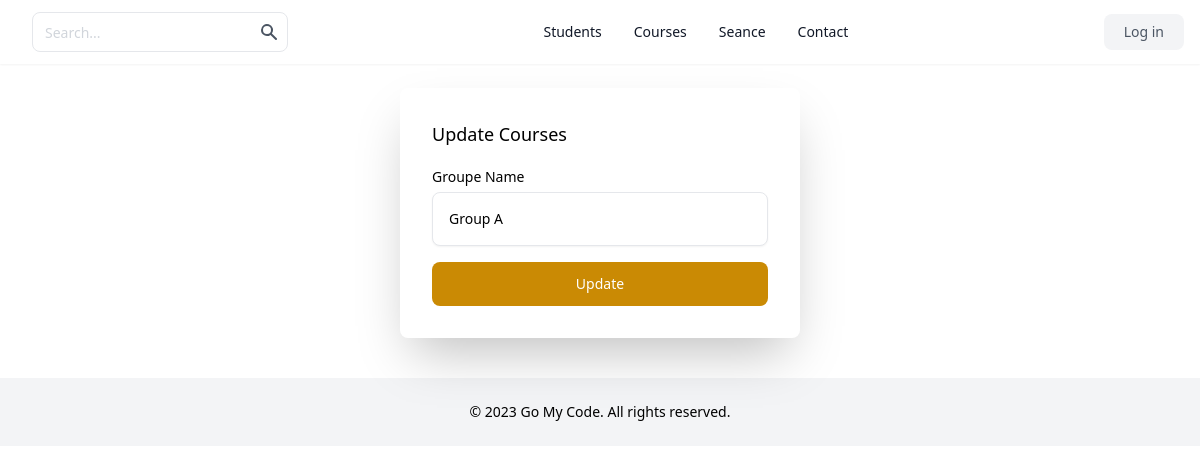
Before: /groupe/update.php?id=1 with the older database file.
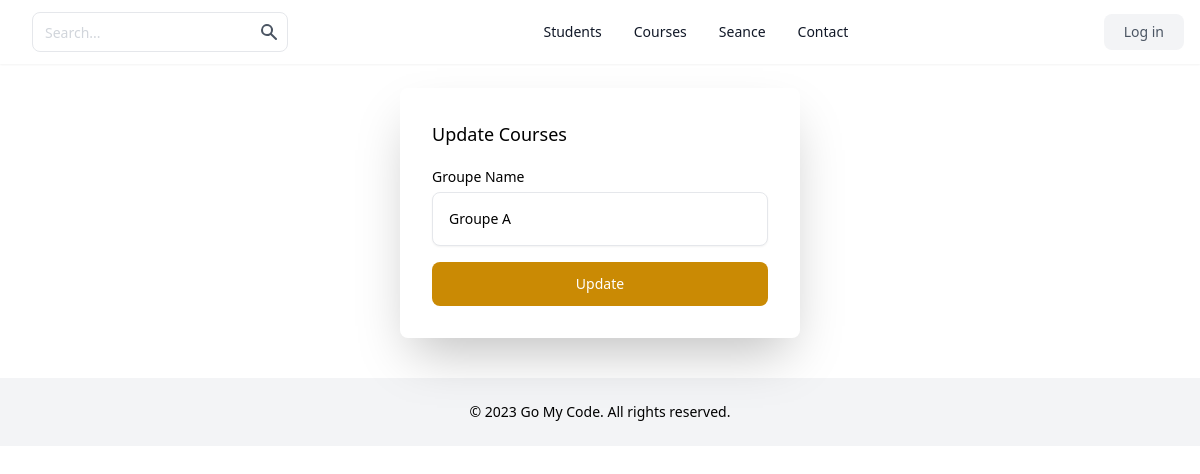
After: the same page with the newer database file.
### tables this page shows
CREATE TABLE `groupes` (
  `id` int(11) NOT NULL AUTO_INCREMENT,
  `name` varchar(255) NOT NULL,
  PRIMARY KEY (`id`)
);

### groupe/update.php (the view, shortened to what this page needs)
<?php
require_once('../inc/header.php');
include('../inc/db.php');
?>
<header aria-label="Site Header" class="shadow-sm">
    <div class="mx-auto flex h-16 max-w-screen-xl items-center justify-between px-4">
        <div class="flex items-center gap-4">
            <form class="mb-0 hidden lg:flex">
                <div class="relative">
                    <input class="h-10 rounded-lg border-gray-200 pr-10 text-sm placeholder-gray-300 focus:z-10" placeholder="Search..." type="text" />
                    <button type="submit" class="absolute inset-y-0 right-0 mr-px rounded-r-lg p-2 text-gray-600">
                        <svg class="h-5 w-5" fill="currentColor" viewbox="0 0 20 20" xmlns="http://www.w3.org/2000/svg">
                            <path clip-rule="evenodd" d="M8 4a4 4 0 100 8 4 4 0 000-8zM2 8a6 6 0 1110.89 3.476l4.817 4.817a1 1 0 01-1.414 1.414l-4.816-4.816A6 6 0 012 8z" fill-rule="evenodd"></path>
                        </svg>
                    </button>
                </div>
            </form>
        </div>
        <nav aria-label="Site Nav" class="hidden items-center justify-center gap-8 text-sm font-medium lg:flex lg:w-0 lg:flex-1">
            <a class="text-gray-900" href="../students/">Students</a>
            <a class="text-gray-900" href="../course/">Courses</a>
            <a class="text-gray-900" href="../seance/">Seance</a>
            <a class="text-gray-900" href="">Contact</a>
        </nav>
        <div class="hidden items-center gap-4 lg:flex">
            <a href="#" class="rounded-lg bg-gray-100 px-5 py-2 text-sm font-medium text-gray-600">
                Log in
            </a>
        </div>
    </div>
</header>
<div class="flex justify-center">
    <?php if (isset($_GET['id'])) {
        $id = $_GET['id'];
        $query = $conn->prepare("select * from groupes where id=$id");
        $query->execute();
        $groupe = $query->fetch();
    }; ?>
    <form action="update.php" method="POST" enctype="multipart/form-data" class="mt-6 mb-0 space-y-4 rounded-lg p-8 w-[400px] md:shadow-2xl xl:shadow-2xl">
        <p class="text-lg font-medium">Update Courses</p>
        <div>
            <label for="groupe_name" class="text-sm font-medium">Groupe Name</label>
            <div class="relative mt-1">
                <input type="text" id="name" name="groupe_name" value="<?= $groupe['name'] ?>" class="w-full rounded-lg border-gray-200 p-4 pr-12 text-sm shadow-sm" />
            </div>
        </div>
        <button type="submit" name="update" class="block w-full rounded-lg bg-yellow-600 px-5 py-3 text-sm font-medium text-white">
            Update
        </button>
    </form>
</div>
<?php require_once('../inc/footer.php') ?>
<?php require_once('../inc/footer.php') ?>

Changed rows visible on the page:
changed groupes: groupe_name "Group A" → "Groupe A"
